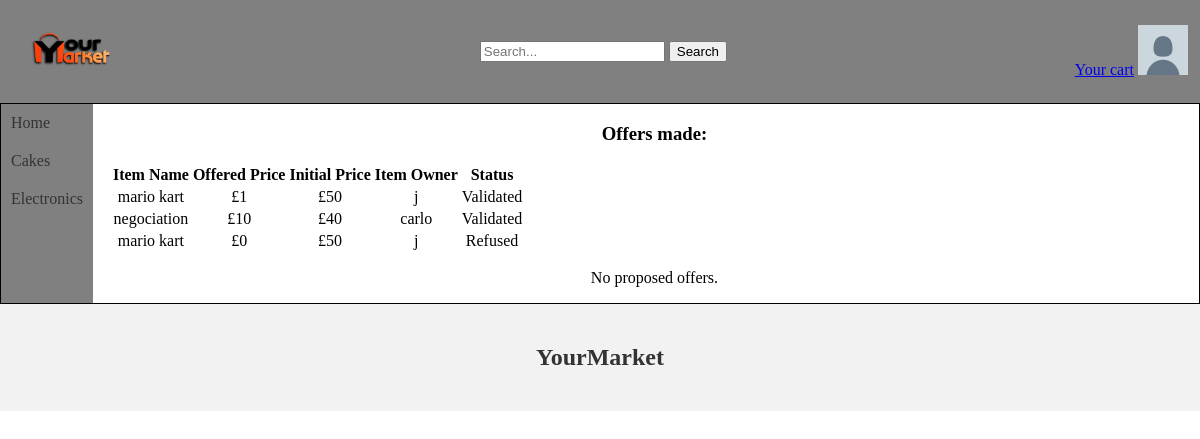
The page /negotiation.php (signed in) on the database its author committed.
### tables this page shows
CREATE TABLE IF NOT EXISTS `offers` (
  `offerId` int NOT NULL AUTO_INCREMENT,
  `itemId` int NOT NULL,
  `offerAmount` int NOT NULL,
  `offerTime` datetime NOT NULL,
  `validate` int NOT NULL DEFAULT '0',
  PRIMARY KEY (`offerId`)
);

CREATE TABLE IF NOT EXISTS `items` (
  `id` int NOT NULL AUTO_INCREMENT,
  `nameItem` varchar(200) NOT NULL,
  `descriptions` varchar(999) NOT NULL,
  `price` double NOT NULL,
  `categories` int NOT NULL,
  `sellType` int NOT NULL,
  `quantity` int NOT NULL DEFAULT '1',
  `available` tinyint(1) NOT NULL DEFAULT '1',
  `endDate` datetime DEFAULT NULL,
  PRIMARY KEY (`id`)
);

CREATE TABLE IF NOT EXISTS `sell` (
  `username` varchar(100) NOT NULL,
  `idItem` int NOT NULL,
  PRIMARY KEY (`username`,`idItem`),
  KEY `fk_sell_item` (`idItem`)
);

### negotiation.php (the view, shortened to what this page needs)
<!DOCTYPE html>
<html>
<head>
    <link rel="stylesheet" type="text/css" href="Constant/styles.css">
</head>
<body>
<head>
    <?php include('Constant/head.php'); ?>
</head>
<div class="page">
    <nav>
        <?php include('Constant/navbar.php'); ?>
    </nav>
    <div class="content">
        <?php
        global $conn;
        $username = $_SESSION["username"];
        $pendingOffersQuery = "SELECT o.offerId, o.itemId,i.nameItem, o.offerAmount, o.offerTime, i.price AS initialPrice ,r.username as itemOwner,o.validate
                              FROM offers AS o
                              INNER JOIN items AS i ON o.itemId = i.id
                              INNER JOIN make AS m ON o.offerId = m.offerId
                              inner join sell as r on r.idItem = i.id
                              WHERE m.username = '$username'";
        $pendingOffersResult = $conn->query($pendingOffersQuery);
        if ($pendingOffersResult->num_rows > 0) {
            echo "<h3>Offers made:</h3>";
            echo "<table>";
            echo "<tr><th>Item Name</th><th>Offered Price</th><th>Initial Price</th><th>Item Owner</th><th>Status</th></tr>";
            while ($row = $pendingOffersResult->fetch_assoc()) {
                echo "<tr>";
                echo "<td>" . $row["nameItem"] . "</td>";
                echo "<td>£" . $row["offerAmount"] . "</td>";
                echo "<td>£" . $row["initialPrice"] . "</td>";
                echo "<td>" . $row["itemOwner"] . "</td>";
                if($row["validate"]==0){
                    echo "<td>Pending</td>";
                }else if($row["validate"]==1){
                    echo "<td>Refused</td>";
                }else{
                    echo "<td>Validated</td>";
                }
            }
            echo "</table>";
        } else {
            echo "<p>No pending offers.</p>";
        }
        $proposedOffersQuery = "SELECT i.quantity,o.offerId, o.itemId,i.nameItem, o.offerAmount, o.offerTime, i.price AS initialPrice ,r.username as itemOwner,m.username as proposedBy,o.validate
                                FROM offers AS o
                                INNER JOIN items AS i ON o.itemId = i.id
                                INNER JOIN make AS m ON o.offerId = m.offerId
                                inner join sell as r on r.idItem = i.id
                                WHERE m.towardUsername = '$username' and validate=0";
        $proposedOffersResult = $conn->query($proposedOffersQuery);
        if ($proposedOffersResult->num_rows > 0) {
            echo "<h3>Proposed Offers:</h3>";
            echo "<table>";
            echo "<tr><th>Item Name</th><th>Offered Price</th><th>Initial Price</th><th>Item Owner</th><th>Proposed by</th><th>Status</th><th colspan=3>Action</th></tr>";
            while ($row = $proposedOffersResult->fetch_assoc()) {
                echo "<tr>";
                echo "<td>" . $row["nameItem"] . "</td>";
                echo "<td>£" . $row["offerAmount"] . "</td>";
                echo "<td>£" . $row["initialPrice"] . "</td>";
                echo "<td>" . $row["itemOwner"] . "</td>";
                echo "<td>" . $row["proposedBy"] . "</td>";
                echo "<td>Pending</td>";
                echo '<td>
                    <a href="' . $_SERVER['PHP_SELF'] . '?itemId='.$row["itemId"].'&quantity='.$row["quantity"].'&owner='.$row["itemOwner"].'&proposedBy='.$row["proposedBy"].'&offerId='.$row["offerId"].'">Accept</a>
                    </td>';
                echo '<td>
                    <a href="' . $_SERVER['PHP_SELF'] . '?offerIdDecline='.$row["offerId"].'">Decline</a>
                    </td>';
                echo "</tr>";
            }
            echo "</table>";
        } else {
            echo "<p>No proposed offers.</p>";
        }
        ?>
    </div>
</div>
<footer>
    <?php
    include('Constant/footer.php');
    ?>
</footer>
</body>
</html>

### Constant/styles.css (style rules this page uses)
body { margin: 0; padding: 0; }
nav { width: 10%; left: 0; flex-grow: 1; }
.page { border: 1px solid black; display: flex; }
.content { text-align: center; width: 100%; }

### rows shown on the page
offers: itemId.nameItem "mario kart", offerAmount "1", itemId.price "50", sell.username "j", validate "Validated"
offers: itemId.nameItem "negociation", offerAmount "10", itemId.price "40", sell.username "carlo", validate "Validated"
offers: itemId.nameItem "mario kart", offerAmount "0", itemId.price "50", sell.username "j", validate "Refused"
